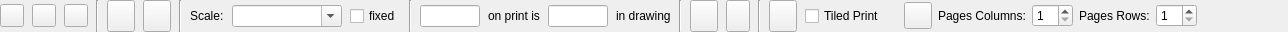
<?xml version="1.0" encoding="UTF-8"?>
<ui version="4.0">
 <class>LC_PrintPreviewOptionsWidget</class>
 <widget class="QWidget" name="LC_PrintPreviewOptionsWidget">
  <property name="geometry">
   <rect>
    <x>0</x>
    <y>0</y>
    <width>1288</width>
    <height>32</height>
   </rect>
  </property>
  <property name="sizePolicy">
   <sizepolicy hsizetype="Maximum" vsizetype="Fixed">
    <horstretch>0</horstretch>
    <verstretch>0</verstretch>
   </sizepolicy>
  </property>
  <property name="windowTitle">
   <string>Print Preview Options</string>
  </property>
  <property name="toolTip">
   <string>Landscape Orientation</string>
  </property>
  <layout class="QHBoxLayout" name="horizontalLayout">
   <property name="spacing">
    <number>8</number>
   </property>
   <property name="leftMargin">
    <number>0</number>
   </property>
   <property name="topMargin">
    <number>0</number>
   </property>
   <property name="rightMargin">
    <number>0</number>
   </property>
   <property name="bottomMargin">
    <number>0</number>
   </property>
   <item>
    <widget class="QToolButton" name="tbLandscape">
     <property name="toolTip">
      <string>Landscape Orientation of paper</string>
     </property>
     <property name="text">
      <string/>
     </property>
     <property name="icon">
      <iconset resource="../../../../res/icons/icons.qrc">
       <normaloff>:/icons/page_landscape.lci</normaloff>:/icons/page_landscape.lci</iconset>
     </property>
     <property name="checkable">
      <bool>true</bool>
     </property>
    </widget>
   </item>
   <item>
    <widget class="QToolButton" name="tbPortait">
     <property name="toolTip">
      <string>Portrait Orientation of paper</string>
     </property>
     <property name="text">
      <string/>
     </property>
     <property name="icon">
      <iconset resource="../../../../res/icons/icons.qrc">
       <normaloff>:/icons/page_portait.lci</normaloff>:/icons/page_portait.lci</iconset>
     </property>
     <property name="checkable">
      <bool>true</bool>
     </property>
    </widget>
   </item>
   <item>
    <widget class="QToolButton" name="tbSettings">
     <property name="toolTip">
      <string>Drawing Settings</string>
     </property>
     <property name="text">
      <string/>
     </property>
     <property name="icon">
      <iconset resource="../../../../res/icons/icons.qrc">
       <normaloff>:/icons/drawing_settings.lci</normaloff>:/icons/drawing_settings.lci</iconset>
     </property>
    </widget>
   </item>
   <item>
    <widget class="Line" name="line_3">
     <property name="orientation">
      <enum>Qt::Orientation::Vertical</enum>
     </property>
    </widget>
   </item>
   <item>
    <widget class="QToolButton" name="bScaleLineWidth">
     <property name="sizePolicy">
      <sizepolicy hsizetype="Fixed" vsizetype="Minimum">
       <horstretch>0</horstretch>
       <verstretch>0</verstretch>
      </sizepolicy>
     </property>
     <property name="toolTip">
      <string>Apply Print Scale to line width</string>
     </property>
     <property name="text">
      <string/>
     </property>
     <property name="icon">
      <iconset resource="../../../../res/icons/icons.qrc">
       <normaloff>:/icons/scaleLineWidth.lci</normaloff>:/icons/scaleLineWidth.lci</iconset>
     </property>
     <property name="iconSize">
      <size>
       <width>20</width>
       <height>20</height>
      </size>
     </property>
     <property name="checkable">
      <bool>true</bool>
     </property>
    </widget>
   </item>
   <item>
    <widget class="QToolButton" name="bBlackWhite">
     <property name="sizePolicy">
      <sizepolicy hsizetype="Fixed" vsizetype="Minimum">
       <horstretch>0</horstretch>
       <verstretch>0</verstretch>
      </sizepolicy>
     </property>
     <property name="toolTip">
      <string>Toggle Black / White mode</string>
     </property>
     <property name="text">
      <string/>
     </property>
     <property name="icon">
      <iconset resource="../../../../res/icons/icons.qrc">
       <normaloff>:/icons/black_n_white_mode.lci</normaloff>:/icons/black_n_white_mode.lci</iconset>
     </property>
     <property name="iconSize">
      <size>
       <width>20</width>
       <height>20</height>
      </size>
     </property>
     <property name="checkable">
      <bool>true</bool>
     </property>
    </widget>
   </item>
   <item>
    <widget class="Line" name="line_2">
     <property name="orientation">
      <enum>Qt::Orientation::Vertical</enum>
     </property>
    </widget>
   </item>
   <item>
    <widget class="QLabel" name="label">
     <property name="text">
      <string>Scale:</string>
     </property>
    </widget>
   </item>
   <item>
    <widget class="QComboBox" name="cbScale">
     <property name="sizePolicy">
      <sizepolicy hsizetype="Maximum" vsizetype="Fixed">
       <horstretch>0</horstretch>
       <verstretch>0</verstretch>
      </sizepolicy>
     </property>
     <property name="minimumSize">
      <size>
       <width>110</width>
       <height>0</height>
      </size>
     </property>
     <property name="toolTip">
      <string>Printed size : drawing size</string>
     </property>
     <property name="editable">
      <bool>true</bool>
     </property>
     <property name="insertPolicy">
      <enum>QComboBox::InsertPolicy::NoInsert</enum>
     </property>
    </widget>
   </item>
   <item>
    <widget class="QCheckBox" name="cFixed">
     <property name="sizePolicy">
      <sizepolicy hsizetype="Preferred" vsizetype="Fixed">
       <horstretch>0</horstretch>
       <verstretch>0</verstretch>
      </sizepolicy>
     </property>
     <property name="minimumSize">
      <size>
       <width>25</width>
       <height>16</height>
      </size>
     </property>
     <property name="maximumSize">
      <size>
       <width>16777215</width>
       <height>16777215</height>
      </size>
     </property>
     <property name="toolTip">
      <string>Print Scale is locked to the current value</string>
     </property>
     <property name="text">
      <string>fixed</string>
     </property>
    </widget>
   </item>
   <item>
    <widget class="Line" name="line_5">
     <property name="orientation">
      <enum>Qt::Orientation::Vertical</enum>
     </property>
    </widget>
   </item>
   <item>
    <widget class="QLineEdit" name="lePrintedUnits">
     <property name="minimumSize">
      <size>
       <width>50</width>
       <height>0</height>
      </size>
     </property>
     <property name="maximumSize">
      <size>
       <width>60</width>
       <height>16777215</height>
      </size>
     </property>
     <property name="toolTip">
      <string>Drawing units</string>
     </property>
    </widget>
   </item>
   <item>
    <widget class="QLabel" name="label_6">
     <property name="text">
      <string>on print is</string>
     </property>
    </widget>
   </item>
   <item>
    <widget class="QLineEdit" name="leDrawingUnits">
     <property name="minimumSize">
      <size>
       <width>0</width>
       <height>0</height>
      </size>
     </property>
     <property name="maximumSize">
      <size>
       <width>60</width>
       <height>16777215</height>
      </size>
     </property>
     <property name="toolTip">
      <string>Printed units</string>
     </property>
    </widget>
   </item>
   <item>
    <widget class="QLabel" name="label_5">
     <property name="text">
      <string>in drawing</string>
     </property>
    </widget>
   </item>
   <item>
    <widget class="Line" name="line_4">
     <property name="orientation">
      <enum>Qt::Orientation::Vertical</enum>
     </property>
    </widget>
   </item>
   <item>
    <widget class="QToolButton" name="bCenter">
     <property name="sizePolicy">
      <sizepolicy hsizetype="Fixed" vsizetype="Minimum">
       <horstretch>0</horstretch>
       <verstretch>0</verstretch>
      </sizepolicy>
     </property>
     <property name="toolTip">
      <string>Page in center of drawing</string>
     </property>
     <property name="text">
      <string/>
     </property>
     <property name="icon">
      <iconset resource="../../../../res/icons/icons.qrc">
       <normaloff>:/icons/center_to_page.lci</normaloff>:/icons/center_to_page.lci</iconset>
     </property>
     <property name="iconSize">
      <size>
       <width>20</width>
       <height>20</height>
      </size>
     </property>
    </widget>
   </item>
   <item>
    <widget class="QToolButton" name="bZoomPage">
     <property name="sizePolicy">
      <sizepolicy hsizetype="Fixed" vsizetype="Minimum">
       <horstretch>0</horstretch>
       <verstretch>0</verstretch>
      </sizepolicy>
     </property>
     <property name="toolTip">
      <string>Zoom to Print Area</string>
     </property>
     <property name="text">
      <string/>
     </property>
     <property name="icon">
      <iconset resource="../../../../res/icons/icons.qrc">
       <normaloff>:/icons/zoom_auto.lci</normaloff>:/icons/zoom_auto.lci</iconset>
     </property>
    </widget>
   </item>
   <item>
    <widget class="Line" name="line">
     <property name="orientation">
      <enum>Qt::Orientation::Vertical</enum>
     </property>
    </widget>
   </item>
   <item>
    <widget class="QToolButton" name="bFit">
     <property name="sizePolicy">
      <sizepolicy hsizetype="Fixed" vsizetype="Minimum">
       <horstretch>0</horstretch>
       <verstretch>0</verstretch>
      </sizepolicy>
     </property>
     <property name="toolTip">
      <string>Fit to 1 Page</string>
     </property>
     <property name="text">
      <string/>
     </property>
     <property name="icon">
      <iconset resource="../../../../res/icons/icons.qrc">
       <normaloff>:/icons/fit_to_page.lci</normaloff>:/icons/fit_to_page.lci</iconset>
     </property>
     <property name="iconSize">
      <size>
       <width>20</width>
       <height>20</height>
      </size>
     </property>
    </widget>
   </item>
   <item>
    <widget class="QCheckBox" name="cbTiledPrint">
     <property name="toolTip">
      <string>If enabled, paper space will include specified amount of pages organized in columns and rows</string>
     </property>
     <property name="text">
      <string>Tiled Print</string>
     </property>
    </widget>
   </item>
   <item>
    <widget class="QWidget" name="wTiledPrint" native="true">
     <layout class="QGridLayout" name="gridLayout">
      <property name="topMargin">
       <number>0</number>
      </property>
      <property name="bottomMargin">
       <number>0</number>
      </property>
      <item row="0" column="4">
       <widget class="QLabel" name="label_3">
        <property name="text">
         <string>Pages Rows:</string>
        </property>
       </widget>
      </item>
      <item row="0" column="3">
       <widget class="QSpinBox" name="sbPagessHorizontal">
        <property name="toolTip">
         <string>Amount of pages columns.</string>
        </property>
        <property name="minimum">
         <number>1</number>
        </property>
       </widget>
      </item>
      <item row="0" column="2">
       <widget class="QLabel" name="label_2">
        <property name="text">
         <string>Pages Columns:</string>
        </property>
       </widget>
      </item>
      <item row="0" column="5">
       <widget class="QSpinBox" name="sbPagesVertical">
        <property name="toolTip">
         <string>Amount of pages rows.</string>
        </property>
        <property name="minimum">
         <number>1</number>
        </property>
       </widget>
      </item>
      <item row="0" column="0">
       <widget class="QToolButton" name="bCalcPagesNum">
        <property name="sizePolicy">
         <sizepolicy hsizetype="Fixed" vsizetype="Minimum">
          <horstretch>0</horstretch>
          <verstretch>0</verstretch>
         </sizepolicy>
        </property>
        <property name="toolTip">
         <string>Calculate number of pages needed to contain the drawing</string>
        </property>
        <property name="text">
         <string/>
        </property>
        <property name="icon">
         <iconset resource="../../../../res/icons/icons.qrc">
          <normaloff>:/icons/multi_pages.lci</normaloff>:/icons/multi_pages.lci</iconset>
        </property>
        <property name="iconSize">
         <size>
          <width>20</width>
          <height>20</height>
         </size>
        </property>
       </widget>
      </item>
     </layout>
    </widget>
   </item>
   <item>
    <spacer name="horizontalSpacer">
     <property name="orientation">
      <enum>Qt::Orientation::Horizontal</enum>
     </property>
     <property name="sizeHint" stdset="0">
      <size>
       <width>0</width>
       <height>20</height>
      </size>
     </property>
    </spacer>
   </item>
  </layout>
 </widget>
 <layoutdefault spacing="6" margin="11"/>
 <resources>
  <include location="../../../../res/icons/icons.qrc"/>
  <include location="../../../../res/icons/icons.qrc"/>
 </resources>
 <connections/>
</ui>
